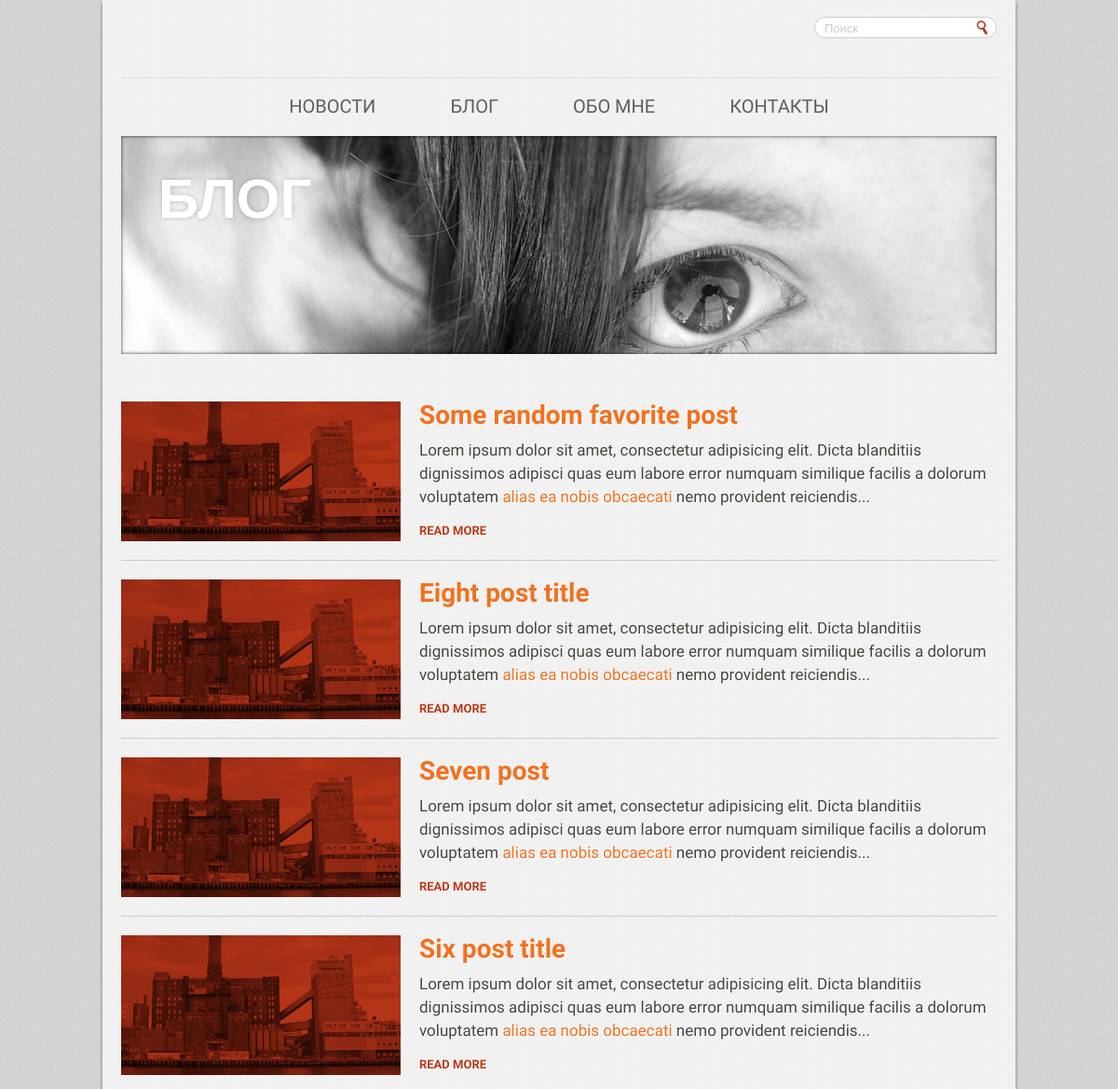
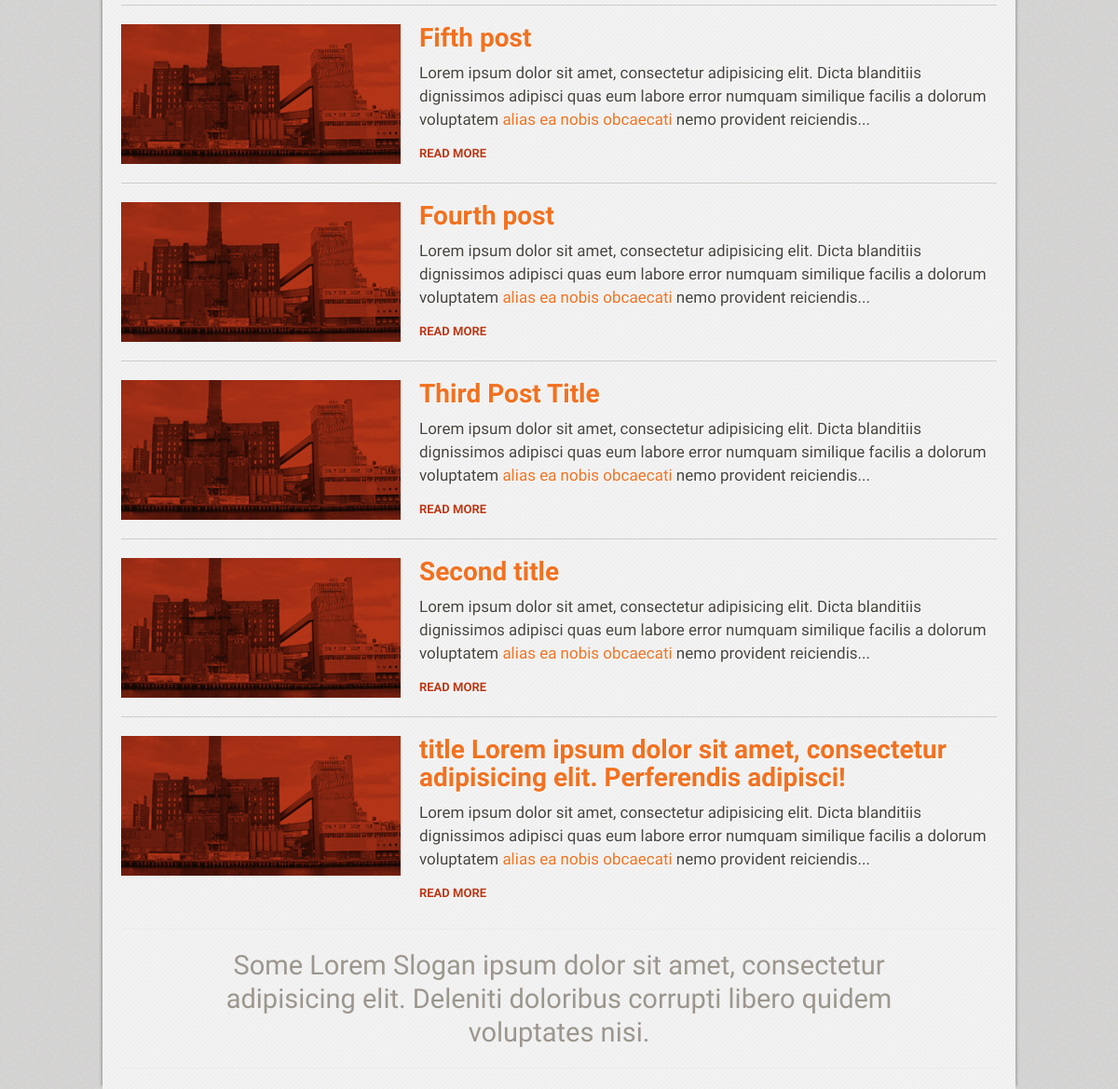
Screenshot of /blog/ with the database file from the repository (2 pictures, top to bottom).
### blog_project/apps/blog/models.py (models this page shows, shortened)
class Blog(models.Model):
    post_type = models.ForeignKey(PostType, blank=True, null=True)
    post_author = models.ForeignKey(SiteUsers, blank=True, null=True)
    post_title = models.CharField(max_length=200)
    post_text = models.TextField()
    post_illustration = models.ImageField(upload_to='img', blank=True, null=True)

### blog_project/apps/blog/views.py (the view)
# urls.py: url(r'^blog/', include('blog_project.apps.blog.urls')),
def blog(request):
    blog_post_list = Blog.objects.all()
    return render(request, "blog.html", {"blog_list": blog_post_list})

### blog_project/templates/blog.html
{% extends "base.html" %}
{% block content %}
	<figure class="main-visual" >
		<img src="/static/images/img-9.jpg" height="234" width="939" alt="" />
		<span class="mask"></span>
		<h1 class="page-title">Блог</h1>
	</figure>
	<div id="twocolumns">
		<section id="content" class="{% block test %}{% endblock test %}">
			{% for blog_post in blog_list reversed %}
				<article class="post post-preview">
					<a href="/blog/blog_post/{{ blog_post.id }}/" class="visual"><img src="/static/images/img-2.gif" alt="" width="300" height="150" ></a>
					<div class="text-block">
						<h1><a href="/blog/blog_post/{{ blog_post.id }}/">{{ blog_post.post_title }}</a></h1>
						<p>Lorem ipsum dolor sit amet, consectetur adipisicing elit. Dicta blanditiis dignissimos adipisci quas eum labore error numquam similique facilis a dolorum voluptatem <a href="#">alias ea nobis obcaecati</a> nemo provident reiciendis...</p>
						<a href="/blog/blog_post/{{ blog_post.id }}/" class="btn-more">read more</a>
					</div>
				</article>
			{% endfor %}
		</section>
	</div>
{% endblock content %}

### blog_project/static/css/all.css (style rules this page uses)
* { margin: 0; padding: 0; }
ul, ol, dl, p, h1, h2, h3, h4, h5, h6, address, form, table, blockquote, applet, embed, object, iframe, frameset { margin: 0 0 14px; }
html, body, div, span, applet, embed, object, iframe, frameset, p, q, blockquote, sub, sup, a, abbr, acronym, font, img, small, center, h1, h2, h3, h4, h5, h6, b, strong, big, u, ins, i, cite, em, var, dfn, address, s, strike, del, dl, dt, dd, ol, ul, li, pre, code, kbd, samp, tt, fieldset, legend, form, label, table, caption, tbody, tfoot, thead, tr, th, td, article, aside, canvas, details, figcaption, figure, footer, header, hgroup, menu, nav, section, summary, time, mark, audio,video { border: 0; background: none; }
h1, h2, h3, h4, h5, h6, b, strong, th { font-weight:bold; }
h1 { font-size: 200%; }
body { margin: 0; color: #48443e; font: 21px/25px Arial, Helvetica, sans-serif; min-width: 980px; background: #9b958c url(../images/bg-body.gif); -webkit-text-size-adjust: none; -webkit-text-resize: 100%; text-resize: 100%; }
img { border-style: none; }
a { text-decoration: none; color: #f27120; }
header, footer, article, section, hgroup, nav, figure { display: block; }
figure { margin:0; padding:0; }
.page-title { position: absolute; z-index: 1; left: 40px; width: 500px; top: 40px; color: #fff; font: 800 60px/50px 'Open Sans', Arial, 'Helvetica Neue', Helvetica, sans-serif; text-shadow: 0 0 5px rgba(0, 0, 0, .2); margin: 0; text-transform: uppercase; }
.btn-more { font: 700 13px/20px 'Muli', Arial, Helvetica, sans-serif; color: #bc3917; display: inline-block; vertical-align: baseline; position: relative; top: 0px; text-transform: uppercase; }
.main-visual { display: block; position: relative; margin: 0 0 31px; }
.main-visual img { display: block; }
.main-visual .mask { position: absolute; top: 0; left: 0; width: 100%; height: 100%; z-index: 1; -webkit-box-shadow: inset 0 0 3px 1px rgba(0,0,0, 0.5); -moz-box-shadow: inset 0 0 3px 1px rgba(0,0,0, 0.5); -ms-box-shadow: inset 0 0 3px 1px rgba(0,0,0, 0.5); box-shadow: inset 0 0 3px 1px rgba(0,0,0, 0.5); }
#twocolumns { overflow: hidden; padding: 0 0 7px; }
#content { overflow: hidden; }
.post { padding: 0 10px 10px 0; font: 400 17px/25px 'Cardo', Times, serif; text-shadow: 1px 1px #fff; overflow: hidden; }
.post h1 { color: #8a8984; font-size: 40px; line-height: 44px; margin: 0 0 21px; font-weight: 700; }
.post-preview h1 { margin-bottom: 10px; font-size: 28px; line-height: 30px; }
.post p { margin: 0 0 10px; }
.post-preview { padding: 20px 10px 20px 0; border-top: 1px solid #ceccc9; }
.post-preview:first-child { border: none; }
.post-preview p { margin-bottom: 10px; }
.post .visual { float: left; margin: 0 20px 0 0; }
.post .visual img { display: block; }
.post .text-block { overflow: hidden; }

### rows the page displays
Blog: post_title "Some random favorite post"
Blog: post_title "Eight post title"
Blog: post_title "Seven post"
Blog: post_title "Six post title"
Blog: post_title "Fifth post"
Blog: post_title "Fourth post"
Blog: post_title "Third Post Title"
Blog: post_title "Second title"
Blog: post_title "title Lorem ipsum dolor sit amet, consectetur adipisicing elit. Perferendis adipisci!"
